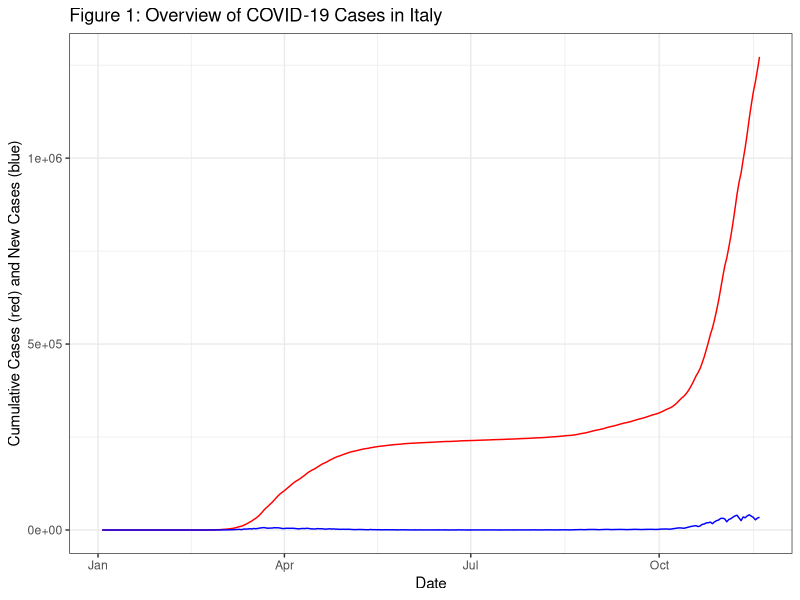
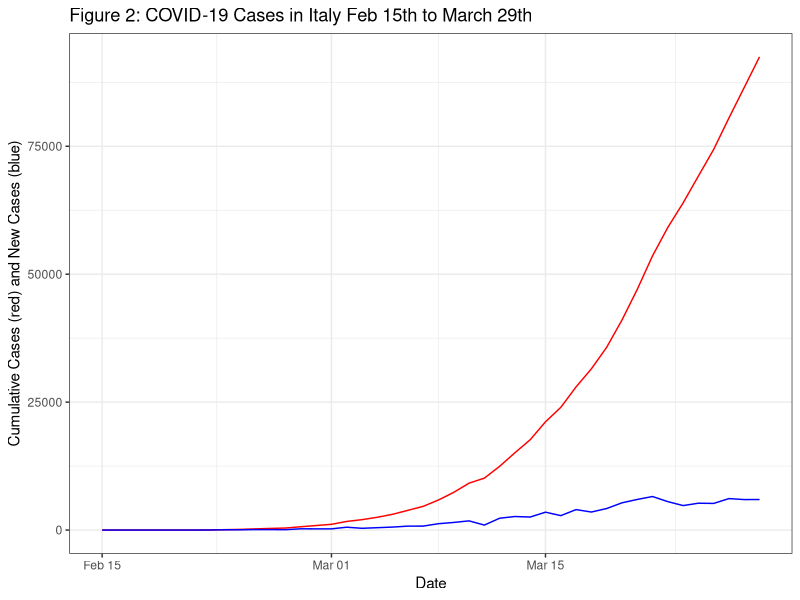
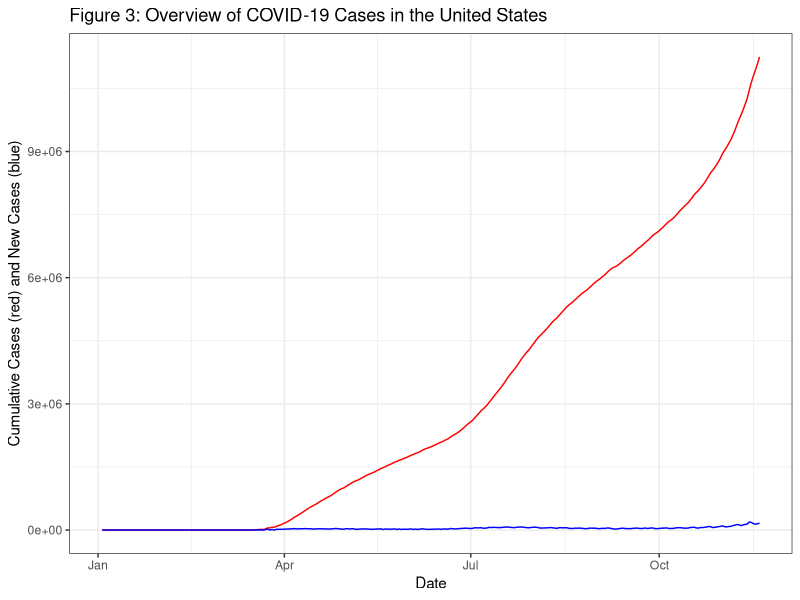
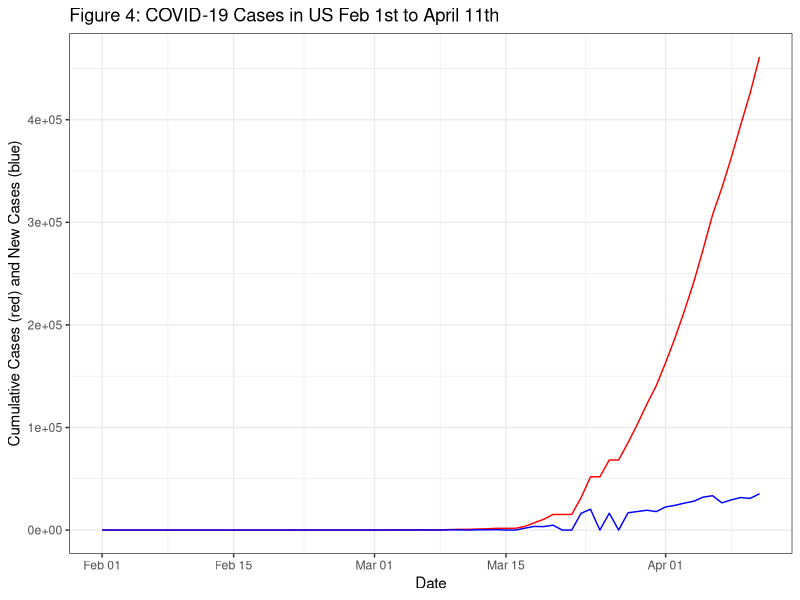
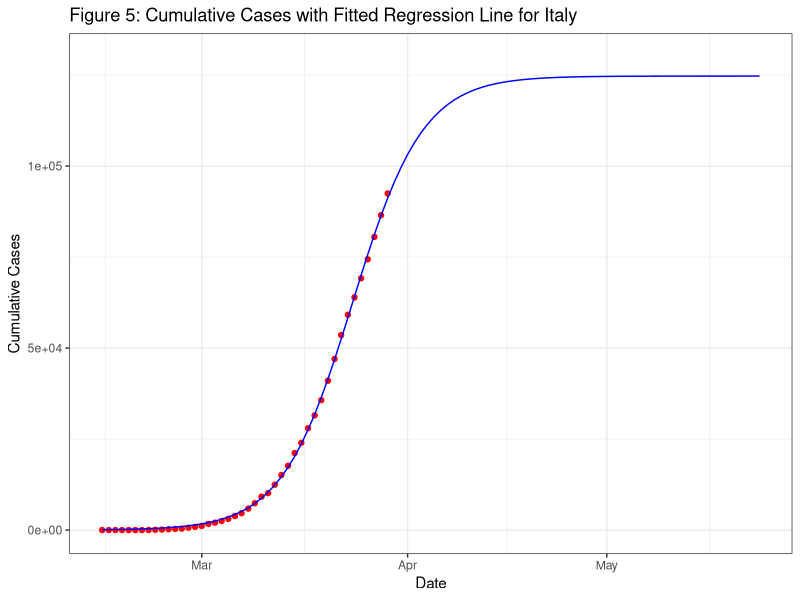
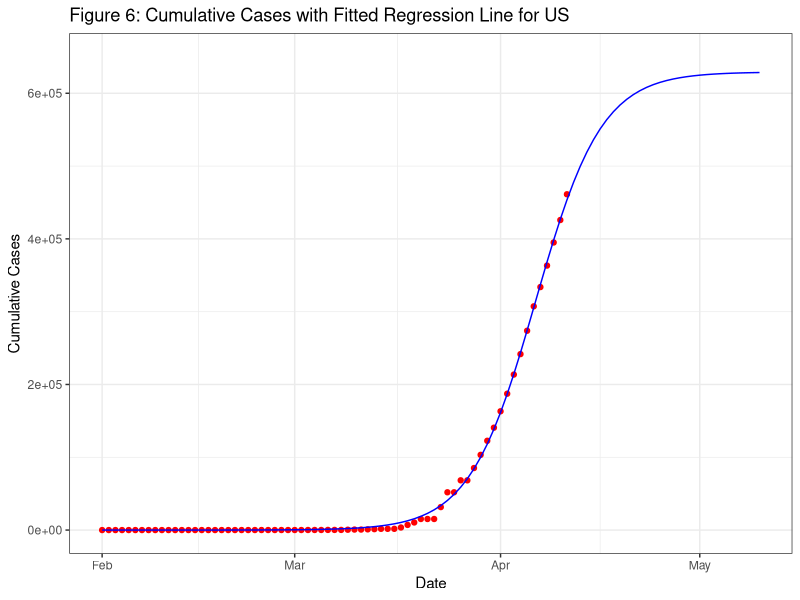
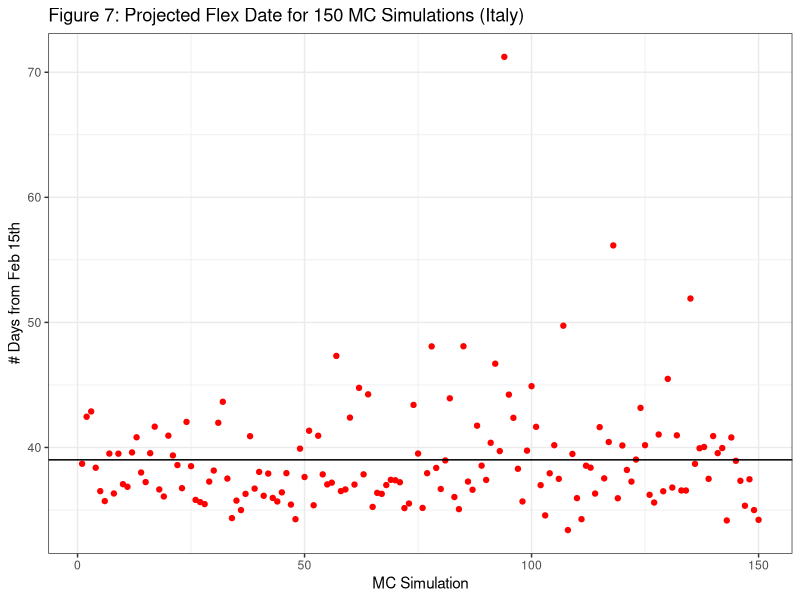
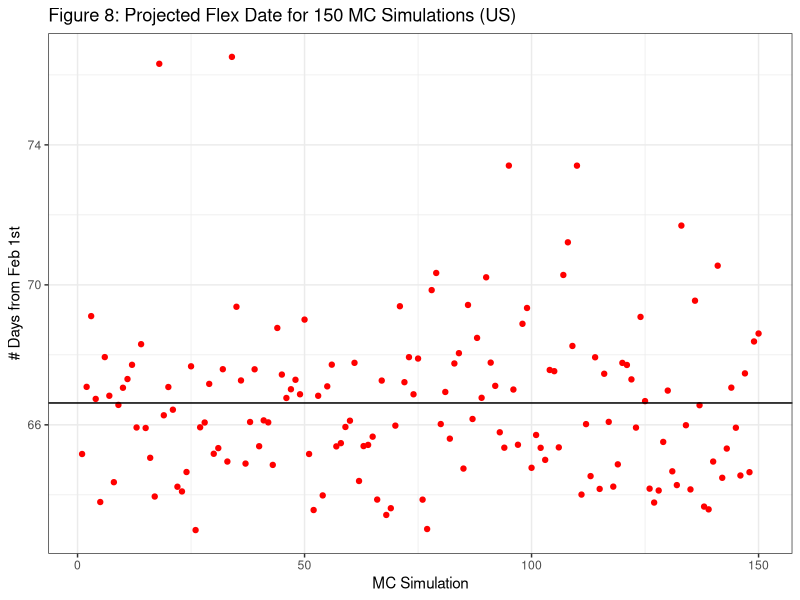

Write the R code that produced these figures, in order.
## ---- chunk 1
knitr::opts_chunk$set(echo = TRUE)
## ---- chunk 2

library(tidyverse)
library(readr)
library(car)

## ---- chunk 3

set.seed(2020)

#reading in WHO data
covid_dat <- read.csv("WHO-COVID-19-global-data.csv") 

dates <- covid_dat$Date_reported

#filtering for Italy data
italy_dat <- covid_dat %>% 
  filter(Country == "Italy")

ggplot() +
  geom_line(data = italy_dat, aes(x = as.Date(Date_reported, "%m/%d/%y"), y = Cumulative_cases), color = "red") +
  geom_line(data = italy_dat, aes(x = as.Date(Date_reported, "%m/%d/%y"), y = New_cases), color = "blue") +
  xlab("Date") +
  ylab("Cumulative Cases (red) and New Cases (blue)") +
  ggtitle("Figure 1: Overview of COVID-19 Cases in Italy") + 
  theme(axis.text.x = element_text(angle=45, hjust = 1)) +
  theme_bw()

#filtering 2/15 to 3/29
italy_dat_early <- italy_dat[44:87,]

#creating index column
italy_dat_early["index"] <- seq(1:nrow(italy_dat_early)) 

ggplot() +
  geom_line(data = italy_dat_early, aes(x = as.Date(Date_reported, "%m/%d/%y"), y = Cumulative_cases), color = "red") +
  geom_line(data = italy_dat_early, aes(x = as.Date(Date_reported, "%m/%d/%y"), y = New_cases), color = "blue") +
  xlab("Date") +
  ylab("Cumulative Cases (red) and New Cases (blue)") +
  ggtitle("Figure 2: COVID-19 Cases in Italy Feb 15th to March 29th") + 
  theme(axis.text.x = element_text(angle=45, hjust = 1)) +
  theme_bw()

## ---- chunk 4

us_dat <- covid_dat %>%
  filter(Country == "United States of America")

ggplot() +
  geom_line(data = us_dat, aes(x = as.Date(Date_reported, "%m/%d/%y"), y = Cumulative_cases), color = "red") +
  geom_line(data = us_dat, aes(x = as.Date(Date_reported, "%m/%d/%y"), y = New_cases), color = "blue") +
  xlab("Date") +
  ylab("Cumulative Cases (red) and New Cases (blue)") +
  ggtitle("Figure 3: Overview of COVID-19 Cases in the United States") + 
  theme(axis.text.x = element_text(angle=45, hjust = 1)) +
  theme_bw()


us_dat_early <- us_dat[30:100,] #selecting days Feb 1st to April 11th

ggplot() +
  geom_line(data = us_dat_early, aes(x = as.Date(Date_reported, "%m/%d/%y"), y = Cumulative_cases), color = "red") +
  geom_line(data = us_dat_early, aes(x = as.Date(Date_reported, "%m/%d/%y"), y = New_cases), color = "blue") +
  xlab("Date") +
  ylab("Cumulative Cases (red) and New Cases (blue)") +
  ggtitle("Figure 4: COVID-19 Cases in US Feb 1st to April 11th") + 
  theme(axis.text.x = element_text(angle=45, hjust = 1)) +
  theme_bw()

## ---- chunk 5

#gathering initial coefficient estimates for NLS
coef(lm(logit(italy_dat_early$Cumulative_cases/100000)~italy_dat_early$index))

#running NLS algorithm
italy_log <- nls(italy_dat_early$Cumulative_cases~a/(1+exp(-(b+c*italy_dat_early$index))),
                 start=list(a=100000,b=-10.242468,c=0.293917),data=italy_dat_early,trace=FALSE)

summary(italy_log)

#calculating flex point based on coefficients
flex_point <- -coef(italy_log)[2]/coef(italy_log)[3]

#creating a projection graph based on the model
projection_italy <- (coef(italy_log)[1])/(1 + exp(-(coef(italy_log)[2]+coef(italy_log)[3]*1:100)))

#creating a vector of dates for the x-axis
proj_dates_italy <- data.frame(projection_italy, "date" = dates[44:143])

## ---- chunk 6

#writing a function to simulate Monte Carlo random vectors
sim <- function(m, n) {
  mat <- matrix(data = NA, nrow = m, ncol = n) 
  
  for (i in 1:m){
    mat[i,] <- rnorm(n, sd = 0.1, mean = 1)
  }
  
  return(mat)
}

#using cum cases from Feb 15th to March 26th
cum_days <- italy_dat[44:84,6] 

#creating 150 simulations for 41 days
simulations <- sim(150, 41)

#writing a function that multiplies the simulation vectors by the case count vector
mult <- function(x, y){
  new_mat <- matrix(data = NA, nrow = 150, ncol = length(x))
  for (i in 1:length(x)) {
    new_mat[,i] <- x[i]*y[,i]
  }
  return(new_mat)
}

#multiplying the cumulative days vector by each simulation
test <- mult(cum_days, simulations)

mc_mat <- as.data.frame(test)

#running logistic regression for 150 simulations and get flex date for each

flex_mc <- rep(NA, 150)

for (i in 1:150) {
  row_data <- t(mc_mat[i,])
  index <- seq(1:length(row_data))
  coefs <- coef(lm(logit(row_data/100000)~index))
  italy_log <- nls(row_data~a/(1+exp(-(b+c*index))),
                  start=list(a=100000,b=coefs[1],c=coefs[2]),trace=FALSE)
  flex_mc[i] <- -coef(italy_log)[2]/coef(italy_log)[3]
}

#gathering mean flex date -> 38 days from Feb 15th = March 23rd
mean(na.omit(flex_mc)) 

#gathering standard deviation of flex dates
sd(na.omit(flex_mc)) 

#obtaining confidence intervals for the true flex date
upper <- mean(flex_mc) + qt(0.975, df = 149)*(sd(flex_mc)/sqrt(150))
lower <- mean(flex_mc) - qt(0.975, df = 149)*(sd(flex_mc)/sqrt(150))

lower
upper

## ---- chunk 7

us_dat <- covid_dat %>%
  filter(Country == "United States of America")

us_dat_early <- us_dat[30:100,]

us_dat_early["index"] <- seq(1:nrow(us_dat_early))

coef(lm(logit(us_dat_early$Cumulative_cases/500000)~us_dat_early$index))

us_log <- nls(us_dat_early$Cumulative_cases~a/(1+exp(-(b+c*us_dat_early$index))),
                 start=list(a=500000,b=-13.0652170,c=0.1920636),data=us_dat_early,trace=FALSE)

flex_point <- -coef(us_log)[2]/coef(us_log)[3]

projection_us <- (coef(us_log)[1])/(1 + exp(-(coef(us_log)[2]+coef(us_log)[3]*1:100)))

proj_dates_us <- data.frame(projection_us, "date" = dates[30:129])

cum_days_us <- us_dat_early$Cumulative_cases

simulations_us <- sim(150, 71)

test_us <- mult(cum_days_us, simulations_us)

mc_mat_us <- as.data.frame(test_us)

flex_mc_us <- rep(NA, 150)

for (i in 1:150) {
  row_data <- t(mc_mat_us[i,])
  index <- seq(1:length(row_data))
  coefs <- coef(lm(logit(row_data/700000)~index))
  us_log <- nls(row_data~a/(1+exp(-(b+c*index))),
                   start=list(a=700000,b=coefs[1],c=coefs[2]),trace=FALSE)
  flex_mc_us[i] <- -coef(us_log)[2]/coef(us_log)[3]
}

## ---- chunk 8

ggplot() +
  geom_point(data = italy_dat_early, aes(x = as.Date(Date_reported, "%m/%d/%y"), y = Cumulative_cases), color = "red") +
  geom_line(data = proj_dates_italy, aes(x = as.Date(date, "%m/%d/%y"), y = projection_italy), color = "blue") +
  ylim(0,130000) +
  xlab("Date") +
  ylab("Cumulative Cases") +
  ggtitle("Figure 5: Cumulative Cases with Fitted Regression Line for Italy") + 
  theme(axis.text.x = element_text(angle=45, hjust = 1)) +
  theme_bw()

ggplot() +
  geom_point(data = us_dat_early, aes(x = as.Date(Date_reported, "%m/%d/%y"), y = Cumulative_cases), color = "red") +
  geom_line(data = proj_dates_us, aes(x = as.Date(date, "%m/%d/%y"), y = projection_us), color = "blue") +
  ylim(0,650000) +
  xlab("Date") +
  ylab("Cumulative Cases") +
  ggtitle("Figure 6: Cumulative Cases with Fitted Regression Line for US") + 
  theme(axis.text.x = element_text(angle=45, hjust = 1)) +
  theme_bw()

## ---- chunk 9

ggplot() + #plot of simulated flex dates with line for avg
  geom_point(aes(x = seq(1,150,1), y = flex_mc), color = "red") +
  xlab("MC Simulation") +
  ylab("# Days from Feb 15th") +
  ggtitle("Figure 7: Projected Flex Date for 150 MC Simulations (Italy)") +
  geom_hline(aes(yintercept = mean(na.omit(flex_mc)))) +
  theme_bw()

ggplot() + #plot of simulated flex dates with line for avg
  geom_point(aes(x = seq(1,150,1), y = flex_mc_us), color = "red") +
  xlab("MC Simulation") +
  ylab("# Days from Feb 1st") +
  ggtitle("Figure 8: Projected Flex Date for 150 MC Simulations (US)") +
  geom_hline(aes(yintercept = mean(na.omit(flex_mc_us)))) +
  theme_bw()

## ---- chunk 10

#ITALY

#obtaining confidence intervals for the true flex date
upper <- mean(flex_mc) + qt(0.975, df = 149)*(sd(flex_mc)/sqrt(150))
lower <- mean(flex_mc) - qt(0.975, df = 149)*(sd(flex_mc)/sqrt(150))

#March 23rd to March 24th

#UNITED STATES

#obtaining confidence intervals for the true flex date
upper <- mean(flex_mc_us) + qt(0.975, df = 149)*(sd(flex_mc_us)/sqrt(150))
lower <- mean(flex_mc_us) - qt(0.975, df = 149)*(sd(flex_mc_us)/sqrt(150))

#April 6th to April 7th


tab <- data.frame("Mean Number of Days" = c(round(mean(flex_mc),1), round(mean(flex_mc_us),1)), 
                  "Approx. Flex Date" = c("March 23rd", "April 7th"),
                  "Standard Deviation" = c(round(sd(flex_mc),1), round(sd(flex_mc_us),1)),
                  "2.5 percentile" = c(round(quantile(flex_mc, probs = 0.025),1), 
                                       round(quantile(flex_mc_us, probs = 0.025),1)),
                  "97.5 percentile" = c(round(quantile(flex_mc, probs = 0.975),1), 
                                       round(quantile(flex_mc_us, probs = 0.975),1)))
row.names(tab) <- c("Italy", "United States")
colnames(tab) <- c("Mean # of Days", "Approx. Flex Date",
                   "SD of # of Days", "2.5th percentile", "97.5th percentile")

knitr::kable(tab, caption = "Table 1: Summary of Monte Carlo Results")
  
  
